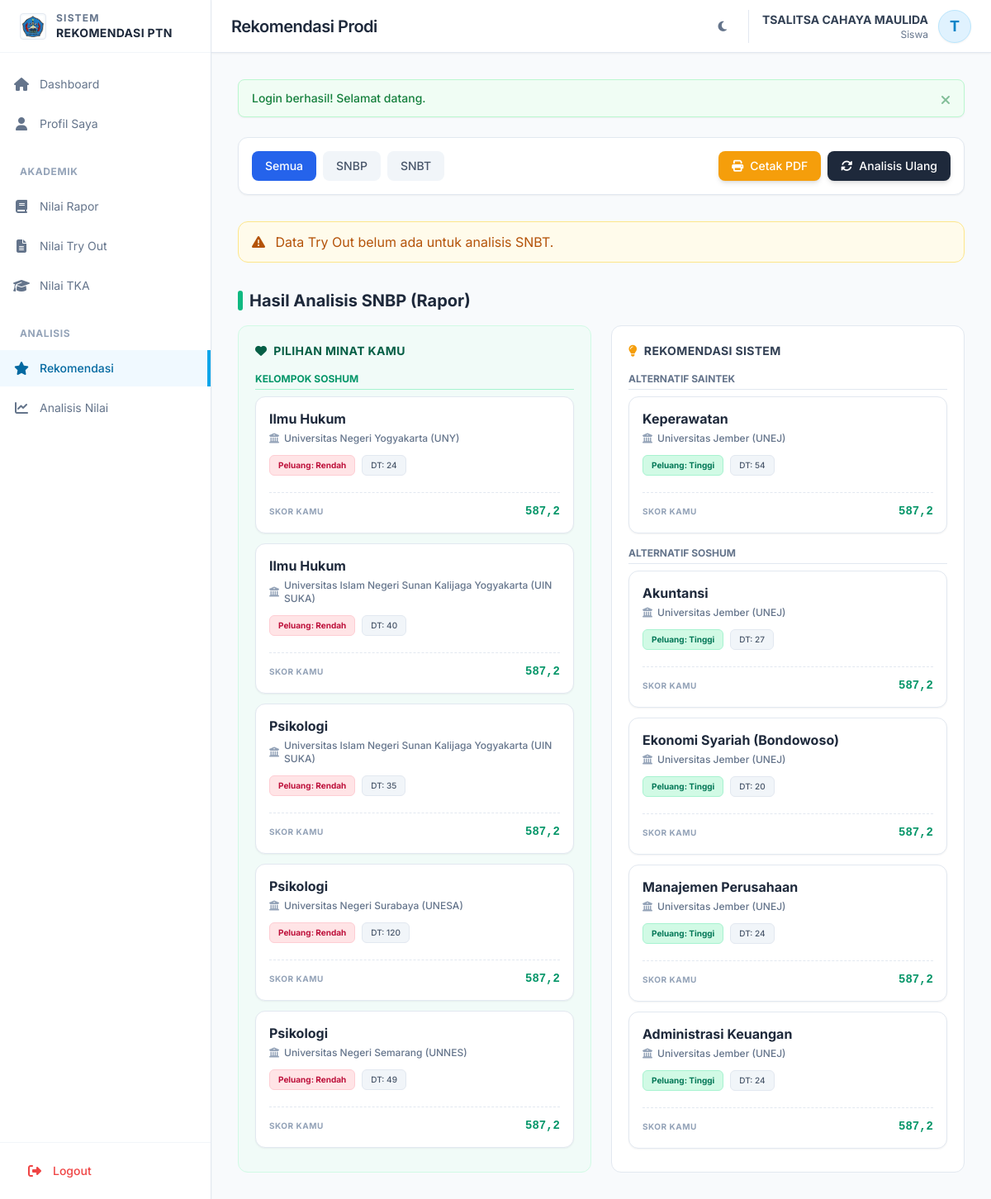
/siswa/rekomendasi.php (signed in), run on the app's committed database.
### tables this page shows
CREATE TABLE `users` (
  `id` int NOT NULL,
  `username` varchar(50) NOT NULL,
  `password` varchar(255) NOT NULL,
  `role` enum('siswa','admin') DEFAULT 'siswa',
  `nama` varchar(100) NOT NULL,
  `is_active` tinyint(1) DEFAULT '1',
  `created_at` timestamp NULL DEFAULT CURRENT_TIMESTAMP,
  `updated_at` timestamp NULL DEFAULT CURRENT_TIMESTAMP ON UPDATE CURRENT_TIMESTAMP
);

CREATE TABLE `rekomendasi` (
  `id` int NOT NULL,
  `siswa_id` int NOT NULL,
  `prodi_id` int NOT NULL,
  `jalur` enum('SNBP','SNBT') NOT NULL,
  `skor` decimal(6,2) DEFAULT '0.00',
  `peluang` enum('Tinggi','Sedang','Rendah') DEFAULT 'Sedang',
  `alasan` text,
  `ranking` int DEFAULT '0',
  `created_at` timestamp NULL DEFAULT CURRENT_TIMESTAMP
);

CREATE TABLE `prodi` (
  `id` int NOT NULL,
  `ptn_id` int NOT NULL,
  `nama` varchar(150) NOT NULL,
  `jenjang` varchar(10) DEFAULT 'S1',
  `fakultas` varchar(100) DEFAULT NULL,
  `rumpun` varchar(50) DEFAULT 'Saintek',
  `passing_grade` decimal(10,2) DEFAULT '0.00',
  `daya_tampung_snbp` int DEFAULT '0',
  `daya_tampung_snbt` int DEFAULT '0',
  `daya_tampung` int DEFAULT '0',
  `akreditasi` enum('Unggul','Baik Sekali','Baik','A','B','C') DEFAULT 'Baik',
  `deskripsi` text,
  `prospek_kerja` text,
  `created_at` timestamp NULL DEFAULT CURRENT_TIMESTAMP
);

CREATE TABLE `ptn` (
  `id` int NOT NULL,
  `nama` varchar(150) NOT NULL,
  `singkatan` varchar(20) DEFAULT NULL,
  `kota` varchar(100) DEFAULT '-',
  `provinsi` varchar(100) DEFAULT '-',
  `alamat` text,
  `website` varchar(255) DEFAULT '-',
  `jenis` varchar(50) DEFAULT 'Negeri',
  `created_at` timestamp NULL DEFAULT CURRENT_TIMESTAMP
);

### siswa/partials/card-rekomendasi-simple.php (the view, shortened to what the rows shown need)
<div class="bg-white dark:bg-slate-800 p-4 rounded-xl border border-slate-200 dark:border-slate-700 shadow-sm flex flex-col justify-between gap-3 hover:shadow-md transition-all relative overflow-hidden h-full group">
    <?php
        $peluangClass = match($rekom['peluang']) {
            'Tinggi', 'Sangat Tinggi' => 'bg-emerald-100 text-emerald-700 border-emerald-200 dark:bg-emerald-900/30 dark:text-emerald-400 dark:border-emerald-800',
            'Sedang' => 'bg-amber-100 text-amber-700 border-amber-200 dark:bg-amber-900/30 dark:text-amber-400 dark:border-amber-800',
            default => 'bg-rose-100 text-rose-700 border-rose-200 dark:bg-rose-900/30 dark:text-rose-400 dark:border-rose-800'
        };
        $dt = ($rekom['jalur'] == 'SNBP') ? $rekom['daya_tampung_snbp'] : $rekom['daya_tampung_snbt'];
    ?>
    <div>
        <h4 class="font-bold text-slate-800 dark:text-white text-base leading-tight pr-16 group-hover:text-blue-600 transition-colors">
            <?= sanitize($rekom['prodi_nama']) ?>
        </h4>
        <p class="text-xs text-slate-500 dark:text-slate-400 mt-1.5 flex items-center gap-1.5 font-medium">
            <i class="fas fa-university text-slate-400"></i>
            <?= sanitize($rekom['ptn_nama']) ?> (<?= $rekom['singkatan'] ?>)
        </p>
        <div class="flex flex-wrap gap-2 mt-3">
            <span class="px-2.5 py-1 rounded-md text-[10px] font-bold border <?= $peluangClass ?>">
                Peluang: <?= $rekom['peluang'] ?>
            </span>
            <span class="px-2.5 py-1 rounded-md text-[10px] font-medium bg-slate-100 text-slate-600 border border-slate-200 dark:bg-slate-700 dark:text-slate-300 dark:border-slate-600">
                DT: <?= $dt > 0 ? $dt : '-' ?>
            </span>
        </div>
    </div>
    <div class="flex items-center justify-between mt-2 pt-3 border-t border-dashed border-slate-200 dark:border-slate-700">
        <span class="text-[10px] text-slate-400 font-bold uppercase tracking-wider">Skor Kamu</span>
        <span class="text-sm font-mono font-bold <?= $rekom['jalur'] == 'SNBP' ? 'text-emerald-600' : 'text-indigo-600' ?>">
            <?= formatNumber($rekom['skor'], $rekom['jalur'] == 'SNBP' ? 1 : 0) ?>
        </span>
    </div>
</div>

### templates/header-siswa.php (shortened to what the rows shown need)
<?php
require_once __DIR__ . '/../includes/Auth.php';
require_once __DIR__ . '/../includes/functions.php';
$auth = new Auth();
$auth->requireSiswa();
$auth->checkSessionTimeout(1800);
$user = $auth->getUser();
$initial = strtoupper(substr($user['nama'] ?? 'S', 0, 1));
?>
<!DOCTYPE html>
<html lang="id" class="scroll-smooth">
<head>
    <link rel="stylesheet" href="https://cdnjs.cloudflare.com/ajax/libs/font-awesome/6.5.1/css/all.min.css">
    <script src="https://cdn.tailwindcss.com"></script>
</head>
<body class="bg-slate-50 text-slate-800 antialiased dark:bg-slate-900 dark:text-slate-100 transition-colors duration-300">
    <div class="flex h-screen overflow-hidden">
        <div class="flex-1 flex flex-col overflow-hidden relative">
            <header class="bg-white h-16 shadow-sm border-b border-slate-200 flex items-center justify-between px-4 sm:px-6 z-40 dark:bg-slate-800 dark:border-slate-700 transition-colors duration-300">
                <div class="flex items-center gap-4">
                    <h1 class="text-xl font-semibold text-slate-800 tracking-tight hidden sm:block dark:text-white">
                        <?= isset($pageTitle) ? $pageTitle : 'Dashboard' ?>
                    </h1>
                </div>
                <div class="flex items-center gap-4">
                    <div class="flex items-center gap-3 pl-4 border-l border-slate-200 dark:border-slate-600">
                        <div class="text-right hidden sm:block">
                            <div class="text-sm font-bold text-slate-700 dark:text-slate-200"><?= sanitize($user['nama']) ?></div>
                            <div class="text-xs text-slate-500 dark:text-slate-400">Siswa</div>
                        </div>
                        <div class="h-10 w-10 rounded-full bg-sky-100 border border-sky-200 flex items-center justify-center overflow-hidden text-sky-600 font-bold text-lg shadow-sm dark:bg-sky-900 dark:text-sky-300 dark:border-sky-700">
                            <?= $initial ?>
                        </div>
                    </div>
                </div>
            </header>
            <main class="flex-1 overflow-x-hidden overflow-y-auto bg-slate-50 p-4 sm:p-6 lg:p-8 dark:bg-slate-900 transition-colors duration-300">

### siswa/rekomendasi.php (shortened to what the rows shown need)
<?php
$pageTitle = 'Rekomendasi Prodi';
require_once __DIR__ . '/../includes/Database.php';
$db = Database::getInstance();
require_once __DIR__ . '/../templates/header-siswa.php';
$siswaId = $_SESSION['siswa_id'];
$jalurFilter = isset($_GET['jalur']) ? $_GET['jalur'] : '';
$sql = "
    SELECT r.*,
           p.nama as prodi_nama, p.rumpun,
           p.daya_tampung_snbp, p.daya_tampung_snbt,
           p.passing_grade,
           pt.nama as ptn_nama, pt.singkatan, pt.kota
    FROM rekomendasi r
    JOIN prodi p ON r.prodi_id = p.id
    JOIN ptn pt ON p.ptn_id = pt.id
    WHERE r.siswa_id = ?
";
$params = [$siswaId];
$sql .= " ORDER BY r.ranking ASC";
$rekomendasi = $db->query($sql, $params);
function groupData($allData, $jalur) {
    $filtered = array_filter($allData, fn($r) => $r['jalur'] === $jalur);
    $groups = [
        'minat_saintek' => [],
        'minat_soshum' => [],
        'sys_saintek' => [],
        'sys_soshum' => []
    ];
    foreach ($filtered as $item) {
        $isMinat = (stripos($item['alasan'], '[Minat]') !== false || stripos($item['alasan'], '[Pilihan Siswa]') !== false);
        $isSoshum = (stripos($item['rumpun'], 'Soshum') !== false || stripos($item['rumpun'], 'Sosial') !== false);
        $rumpunKey = $isSoshum ? 'soshum' : 'saintek';
        if ($isMinat) {
            $groups["minat_{$rumpunKey}"][] = $item;
        } else {
            $groups["sys_{$rumpunKey}"][] = $item;
        }
    }
    return $groups;
}
$snbp = groupData($rekomendasi, 'SNBP');
function isEmptyGroup($g) {
    return empty($g['minat_saintek']) && empty($g['minat_soshum']) && empty($g['sys_saintek']) && empty($g['sys_soshum']);
}
?>
<div class="max-w-7xl mx-auto space-y-8 print:hidden">
    <?php if (empty($rekomendasi)): ?>
        <div class="text-center py-16 bg-white rounded-xl border border-slate-200">
            <i class="fas fa-robot text-4xl text-slate-300 mb-2"></i>
            <p class="text-slate-500">Belum ada hasil analisis. Klik tombol <b>Analisis Ulang</b>.</p>
        </div>
    <?php else: ?>
        <?php if ((!$jalurFilter || $jalurFilter === 'SNBP') && !isEmptyGroup($snbp)): ?>
            <div class="space-y-4">
                <h2 class="text-xl font-bold text-slate-800 dark:text-white flex items-center gap-2">
                    <span class="w-1.5 h-6 bg-emerald-500 rounded-full"></span> Hasil Analisis SNBP (Rapor)
                </h2>
                <div class="grid grid-cols-1 lg:grid-cols-2 gap-6">
                    <div class="bg-emerald-50/50 dark:bg-emerald-900/10 rounded-xl border border-emerald-100 dark:border-emerald-800 p-5">
                        <?php if($snbp['minat_soshum']): ?>
                            <div class="mb-2">
                                <div class="space-y-3">
                                    <?php foreach ($snbp['minat_soshum'] as $rekom) include 'partials/card-rekomendasi-simple.php'; ?>
                                </div>
                            </div>
                        <?php endif; ?>
                    </div>
                    <div class="bg-white dark:bg-slate-800 rounded-xl border border-slate-200 dark:border-slate-700 p-5">
                        <?php if($snbp['sys_saintek']): ?>
                            <div class="mb-4">
                                <div class="space-y-3">
                                    <?php foreach ($snbp['sys_saintek'] as $rekom) include 'partials/card-rekomendasi-simple.php'; ?>
                                </div>
                            </div>
                        <?php endif; ?>
                        <?php if($snbp['sys_soshum']): ?>
                            <div class="mb-2">
                                <div class="space-y-3">
                                    <?php foreach ($snbp['sys_soshum'] as $rekom) include 'partials/card-rekomendasi-simple.php'; ?>
                                </div>
                            </div>
                        <?php endif; ?>
                    </div>
                </div>
            </div>
        <?php endif; ?>
    <?php endif; ?>
</div>
<?php require_once __DIR__ . '/../templates/footer.php'; ?>

### data on the page
users: nama "TSALITSA CAHAYA MAULIDA", nama "T"
rekomendasi: prodi.nama "Ilmu Hukum", ptn.nama "Universitas Negeri Yogyakarta", ptn.singkatan "UNY", peluang "Rendah", prodi.daya_tampung_snbp "24", skor+jalur "587,2"
rekomendasi: prodi.nama "Ilmu Hukum", ptn.nama "Universitas Islam Negeri Sunan Kalijaga Yogyakarta", ptn.singkatan "UIN SUKA", peluang "Rendah", prodi.daya_tampung_snbp "40", skor+jalur "587,2"
rekomendasi: prodi.nama "Psikologi", ptn.nama "Universitas Islam Negeri Sunan Kalijaga Yogyakarta", ptn.singkatan "UIN SUKA", peluang "Rendah", prodi.daya_tampung_snbp "35", skor+jalur "587,2"
rekomendasi: prodi.nama "Psikologi", ptn.nama "Universitas Negeri Surabaya", ptn.singkatan "UNESA", peluang "Rendah", prodi.daya_tampung_snbp "120", skor+jalur "587,2"
rekomendasi: prodi.nama "Psikologi", ptn.nama "Universitas Negeri Semarang", ptn.singkatan "UNNES", peluang "Rendah", prodi.daya_tampung_snbp "49", skor+jalur "587,2"
rekomendasi: prodi.nama "Keperawatan", ptn.nama "Universitas Jember", ptn.singkatan "UNEJ", peluang "Tinggi", prodi.daya_tampung_snbp "54", skor+jalur "587,2"
rekomendasi: prodi.nama "Akuntansi", ptn.nama "Universitas Jember", ptn.singkatan "UNEJ", peluang "Tinggi", prodi.daya_tampung_snbp "27", skor+jalur "587,2"
rekomendasi: prodi.nama "Ekonomi Syariah (Bondowoso)", ptn.nama "Universitas Jember", ptn.singkatan "UNEJ", peluang "Tinggi", prodi.daya_tampung_snbp "20", skor+jalur "587,2"
rekomendasi: prodi.nama "Manajemen Perusahaan", ptn.nama "Universitas Jember", ptn.singkatan "UNEJ", peluang "Tinggi", prodi.daya_tampung_snbp "24", skor+jalur "587,2"
rekomendasi: prodi.nama "Administrasi Keuangan", ptn.nama "Universitas Jember", ptn.singkatan "UNEJ", peluang "Tinggi", prodi.daya_tampung_snbp "24", skor+jalur "587,2"

### other printed values
$pageTitle "Rekomendasi Prodi"
$flash['message'] "Login berhasil! Selamat datang."
